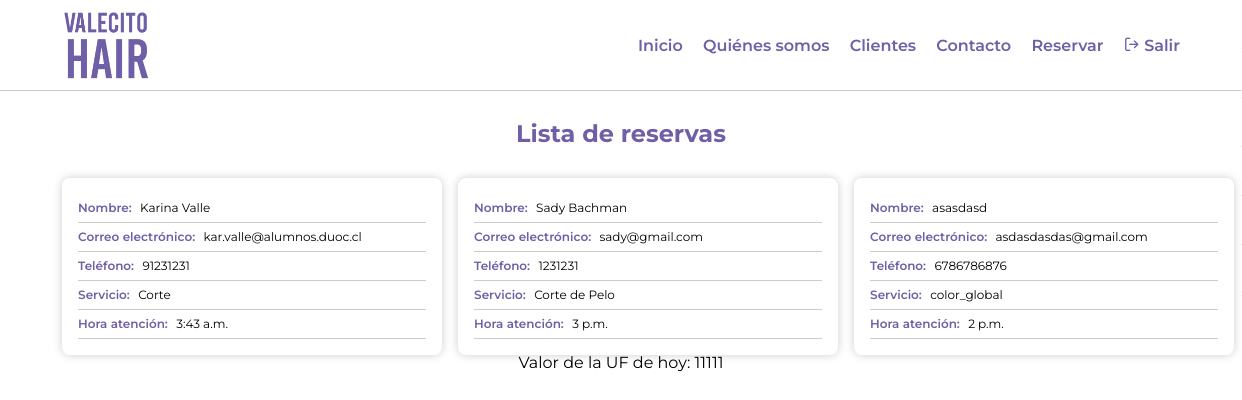
Screenshot of /listar/ (signed in) with the database file from the repository.
### main/models.py (models this page shows)
class Reserva(models.Model):
    nombre_completo= models.CharField(max_length=100)
    correo = models.EmailField(max_length=100)
    telefono = models.CharField(max_length=10)
    servicio = models.CharField(max_length=50)
    hora = models.TimeField()

### main/views.py (the view)
# urls.py: path('listar/', list, name="listar"),
def list(request):
    if request.user.is_authenticated:
        valor = 11111
        return render(request, "listar.html", { "reservas": Reserva.objects.all(), "valor_uf": valor })
    else:
        return redirect('/accounts/login/')

### main/templates/listar.html (shortened to what this page needs)
<!DOCTYPE html>
<html lang="es">
<head>
  {% load static %}
  <link rel="stylesheet" href="{% static 'css/listar.css' %}">
  <link rel="stylesheet" href="{% static 'img/icons/style.css' %}">
  <link rel="stylesheet" href="{% static 'css/template.css' %}">
</head>
<body>
  <main class="main">
    <header class="header">
      <div class="wrapper">
        <img src="{% static 'img/images/logo.png' %}" class="logo" />
        <nav class="menu">
          <a class="menu-link" href="/">Inicio</a>
          <a class="menu-link" href="/">Quiénes somos</a>
          <a class="menu-link" href="/">Clientes</a>
          <a class="menu-link" href="/">Contacto</a>
          <a class="menu-link" href="/reservar">Reservar</a>
          <a class="menu-link" href="/logout">
            <span class="icon-log-out"></span>
            Salir
          </a>
        </nav>
      </div>
    </header>
    <h1 class="title">Lista de reservas</h1>
    <div class="container">
      {% for res in reservas %}
        <article class="item">
          <div class="item-label">
            <span class="name">Nombre:</span>
            {{ res.nombre_completo }}
          </div>
          <div class="item-label">
            <span class="name">Correo electrónico:</span>
            {{ res.correo }}
          </div>
          <div class="item-label">
            <span class="name">Teléfono:</span>
            {{ res.telefono }}
          </div>
          <div class="item-label">
            <span class="name">Servicio:</span>
            {{ res.servicio }}
          </div>
          <div class="item-label">
            <span class="name">Hora atención:</span>
            {{ res.hora }}
          </div>
        </article>
      {% endfor %}
    </div>
    <div class="dolar">Valor de la UF de hoy: {{valor_uf}}</div>
</body>
</html>

### main/static/css/listar.css (style rules this page uses)
.title { text-align: center; margin: 2rem 0; font-size: 1.5rem; color: var(--purple-color); }
.container { display: grid; grid-template-columns: 1fr 1fr 1fr; gap: 1rem; max-width: var(--wrapper); width: 90%; margin: 0 auto; }
.container .item { padding: 1rem; border-radius: .5rem; box-shadow: 0 0 10px rgba(0, 0, 0, 0.2); width: 380px; }
.item .item-label { border-bottom: 1px solid #ccc; padding: .5rem 0; font-size: .75rem; }
.item .item-label .name { font-weight: 600; color: var(--purple-color); margin-right: .325rem; }
.dolar { text-align: center; }

### main/static/css/template.css (style rules this page uses)
:root { --font-stack: 'Montserrat', sans-serif; --wrapper: 1200px; --purple-color: #6F5FA6; --dark-purple-color: #372B62; --pink-color: #F4ADBD; --sky-color: #8ACFDE; --font-light: 300; --font-regular: 400; --font-medium: 500; --font-semibold: 600; --font-bold: 700; }
* { box-sizing: border-box; }
body { font-size: 16px; padding: 90px 0 0 0; margin: 0; background: white; font-family: var(--font-stack); }
.header { background: white; margin: 0; border-bottom: 1px solid #CCC; position: fixed; top: 0; left: 0; right: 0; z-index: 10; }
.header .wrapper { max-width: var(--wrapper); width: 90%; margin: 0 auto; height: 90px; display: flex; align-items: center; justify-content: space-between; }
.logo { width: 90px; display: block; }
.menu-link { font-size: 1rem; margin-right: 1rem; color: var(--purple-color); text-decoration: none; font-weight: var(--font-semibold); }
.menu-link:last-child { margin: 0; }

### rows the page displays
Reserva: nombre_completo "Karina Valle", correo "kar.valle@alumnos.duoc.cl", telefono "91231231", servicio "Corte", hora "3:43 a.m."
Reserva: nombre_completo "Sady Bachman", correo "sady@gmail.com", telefono "1231231", servicio "Corte de Pelo", hora "3 p.m."
Reserva: nombre_completo "asasdasd", correo "asdasdasdas@gmail.com", telefono "6786786876", servicio "color_global", hora "2 p.m."

### other values shown
{{ valor_uf }} "11111"
